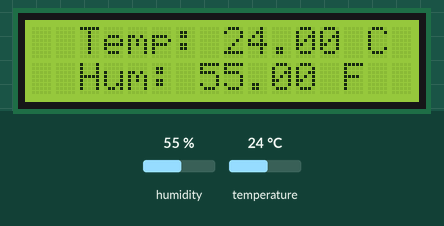
The program below on a simulated Arduino Uno, built with avr-gcc and run on an emulated ATmega328P. Shown: 16×2 character LCD. Inputs (shaded band) come from the test bench; at power-on: humidity 55 %, temperature 24 °C.

Above: at 1.2 s.
1.3 s: humidity set to 22 %
At 3.2 s:
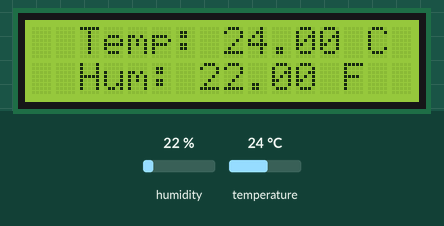
4.0 s: temperature set to 12 °C
At 5.3 s:
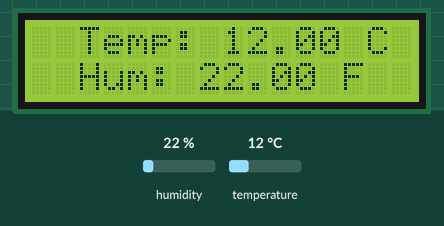
6.7 s: humidity set to 40 %
At 9.5 s:
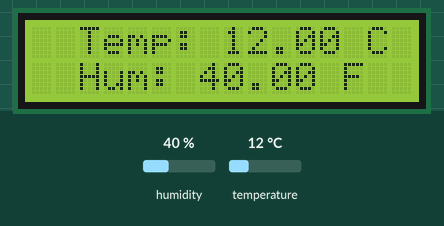
9.8 s: temperature set to 19 °C
At 11.6 s:
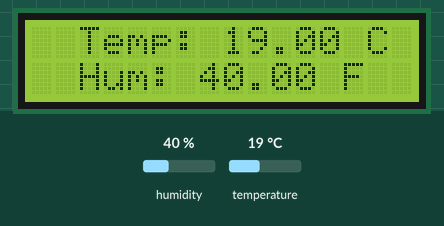
Timing chart, 0 to 13.1 s (numbered marks = the images above; inputs shaded):
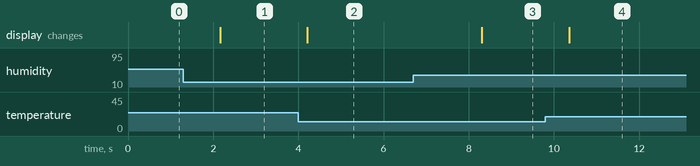

Measured:
- after the input at 1.3 s, the display: changes after 0.86 s (image 1)
- after the input at 4.0 s, the display: changes after 0.21 s (image 2)
- after the input at 6.7 s, the display: changes after 1.6 s (image 3)
- after the input at 9.8 s, the display: changes after 0.56 s (image 4)

The program:

main.cpp
```cpp
#include <Arduino.h>
#include <LiquidCrystal_I2C.h>
#include <DHT.h>;

LiquidCrystal_I2C lcd(0x27,16,2);  // set the LCD address to 0x3F for a 16 chars and 2 line display

#define DHTPIN 2     // what pin we're connected to
#define DHTTYPE DHT11   // DHT 22  (AM2302)
DHT dht(DHTPIN, DHTTYPE);

int chk;
float hum;  //Stores humidity value
float temp;

void setup() {
  Serial.begin(9600);
  lcd.init();
  lcd.clear();
  lcd.backlight();      // Make sure backlight is on
  dht.begin();

}

void loop() {

    hum = dht.readHumidity();
    temp= dht.readTemperature();

    lcd.setCursor(2,0);   //Set cursor to character 2 on line 0
    lcd.print("Temp: "+String(temp)+" C");

    lcd.setCursor(2,1);   //Move cursor to character 2 on line 1
    lcd.print("Hum: "+String(hum)+" F");
    delay(2000);
}
```
